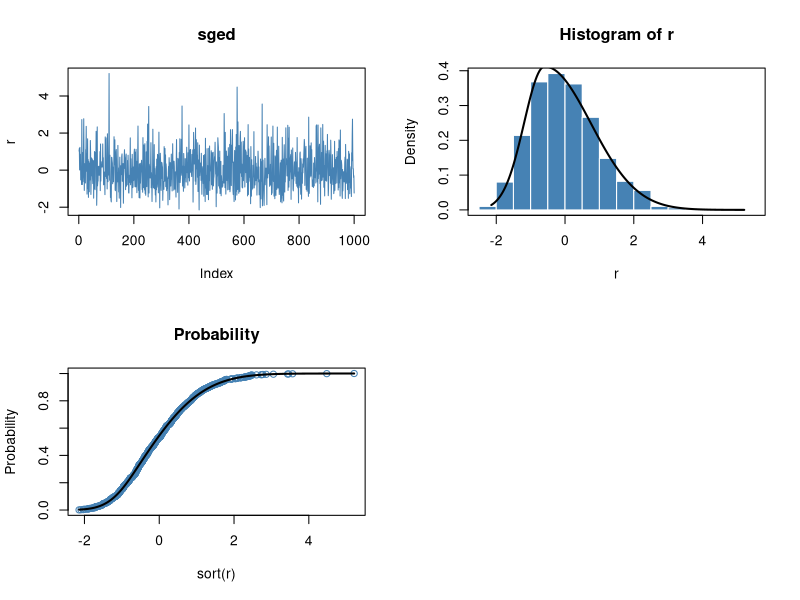

R code for this plot:
library(fGarch)


### Name: sged
### Title: Skew Generalized Error Distribution
### Aliases: sged dsged psged qsged rsged
### Keywords: distribution

### ** Examples

## sged -
   par(mfrow = c(2, 2))
   set.seed(1953)
   r = rsged(n = 1000)
   plot(r, type = "l", main = "sged", col = "steelblue")
   
   # Plot empirical density and compare with true density:
   hist(r, n = 25, probability = TRUE, border = "white", col = "steelblue")
   box()
   x = seq(min(r), max(r), length = 201)
   lines(x, dsged(x), lwd = 2)
   
   # Plot df and compare with true df:
   plot(sort(r), (1:1000/1000), main = "Probability", col = "steelblue",
     ylab = "Probability")
   lines(x, psged(x), lwd = 2)
   
   # Compute quantiles:
   round(qsged(psged(q = seq(-1, 5, by = 1))), digits = 6)
